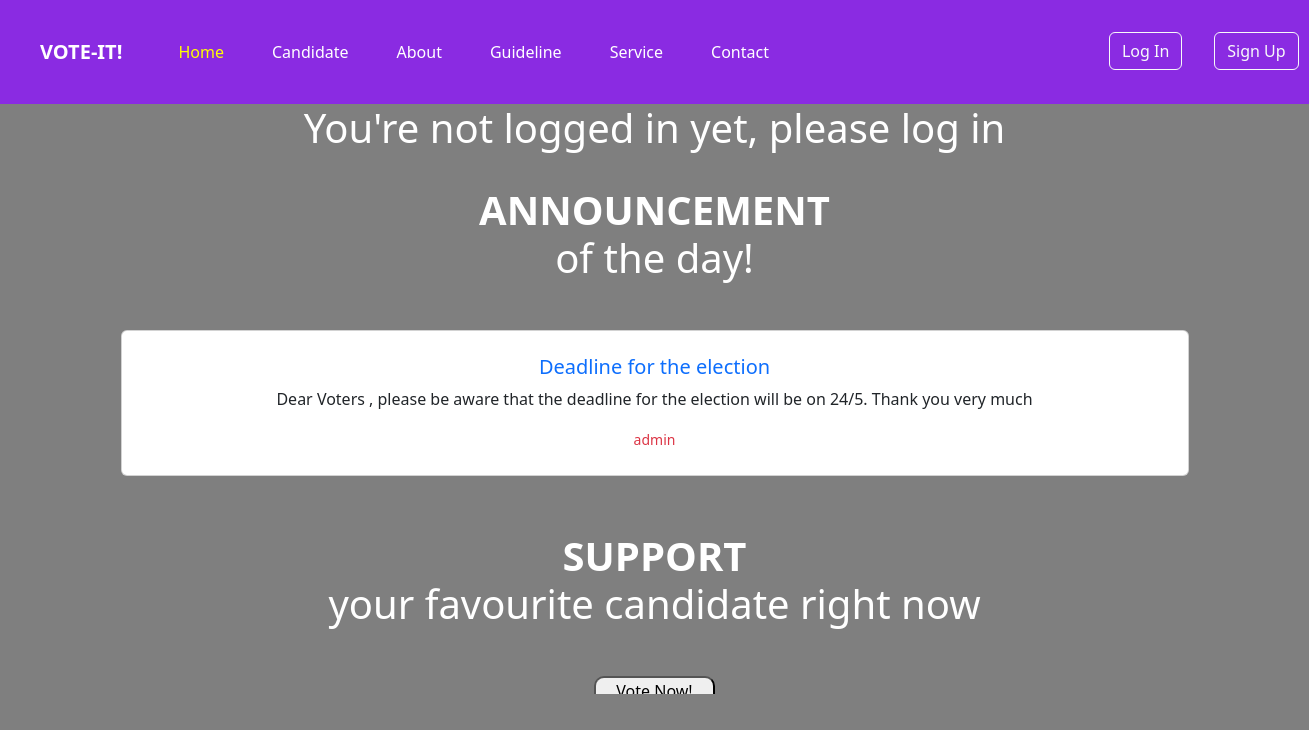
The app's page /home, older data.
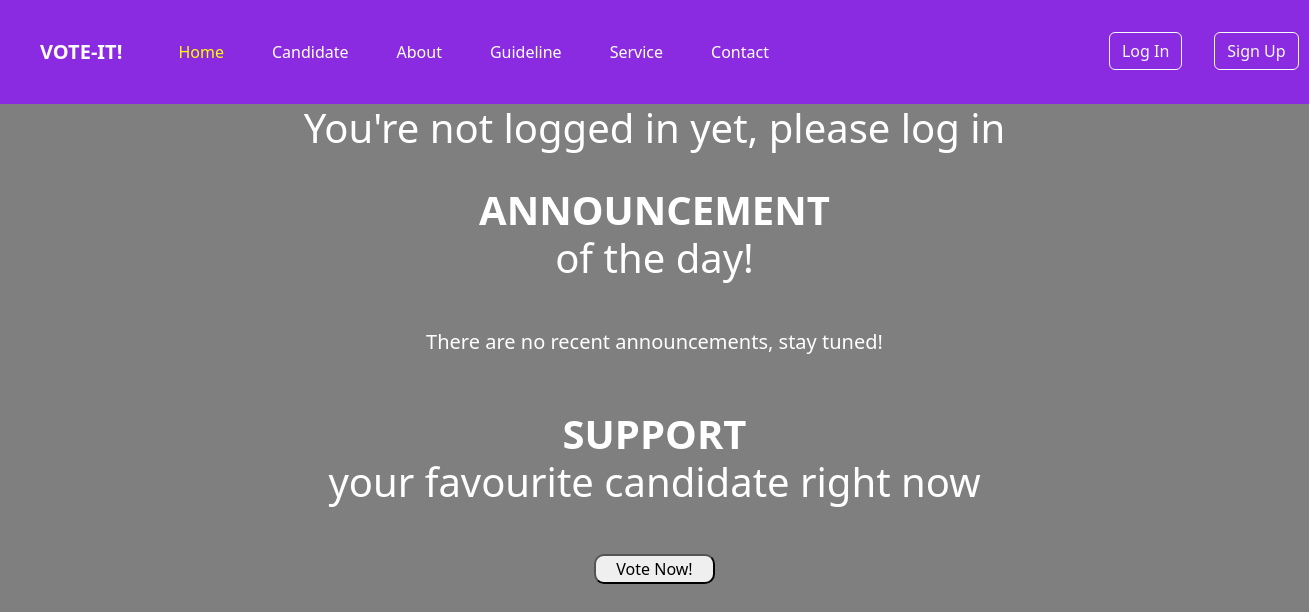
The same page, newer data.
### application/models.py (models this page shows, shortened)
class Announcement(db.Model , UserMixin):
       id = db.Column(db.Integer , primary_key = True)
       titles = db.Column(db.String(500) , unique = True , nullable = False)
       createdAt = db.Column(db.DateTime(timezone=True) , server_default=func.now())
       description = db.Column(db.Text, nullable = False)

### application/routes.py (the view)
@app.route('/')
@app.route('/home')
def home():
    announcements = Announcement.query.all()
    return render_template('home.html' , announcements = announcements )

### application/templates/home.html (shortened to what this page needs)
<!DOCTYPE html>
<html lang="en">
<head>
    <link rel="stylesheet" href="/../static/styles1.css">
    <link href="https://cdn.jsdelivr.net/npm/bootstrap@5.2.3/dist/css/bootstrap.min.css" rel="stylesheet">
</head>
<body class="home-pageWallpaper">
    <nav id="navbarBackground" class="navbar navbar-expand-lg ">
        <div class="container-fluid p-4">
            <a id="title" class="navbar-brand px-3" href="{{url_for('home')}}">VOTE-IT!</a>
            <div class="collapse navbar-collapse " id="navbarSupportedContent">
                <ul class="navbar-nav me-auto mb-2 mb-lg-0 ">
                    <li id="navSections" class="nav-item px-3">
						<a style="color: yellow;" id="Navlink" class="nav-link active" href="{{url_for('home')}}">Home</a>
                    </li>
                    <li id="navSections" class="nav-item px-3">
                        <a id="Navlink" class="nav-link" href="{{url_for('candidates')}}">Candidate</a>
                    </li>
                    <li id="navSections" class="nav-item px-3">
                        <a id="Navlink" class="nav-link" href="{{url_for('about')}}">About</a>
                    </li>
                    <li id="navSections" class="nav-item px-3 ">
                        <a id="Navlink" class="nav-link" href="{{url_for('guidelines')}}" role="button">Guideline</a>
                    </li>
                    <li id="navSections" class="nav-item px-3">
                        <a id="Navlink" class="nav-link" href="{{url_for('service')}}">Service</a>
                    </li>
                    <li id="navSections" class="nav-item px-3">
                        <a id="Navlink" class="nav-link" href="{{url_for('contact')}}">Contact</a>
                    </li>
                    {% if current_user.is_authenticated %}
                    <li id="navSections" class="nav-item px-3">
                        <button id="CurrentUserProfile" type="button" class="btn btn-primary" data-bs-toggle="modal" data-bs-target="#exampleModal" style="position: relative; left: 300px; width: 200px;">
                    {{ current_user.username }}
                        </button>
                        <div class="modal fade" id="exampleModal" tabindex="-1" aria-labelledby="exampleModalLabel" aria-hidden="true">
                            <div class="modal-dialog">
                                <div class="modal-content">
                                    <div class="modal-header">
                                        <h1 class="modal-title fs-5" id="exampleModalLabel">User Profile</h1>
                                        <button type="button" class="btn-close" data-bs-dismiss="modal" aria-label="Close"></button>
                                    </div>
                                    <div class="modal-body">
                                        <p>Username : {{ current_user.username }}</p>
                                        <p> Email : {{ current_user.email }}</p>
                                        {% if current_user.mmu_id %}
                                        <p>Role : <a class="text-danger" style="text-decoration: none;">Admin</a> </p>
                                        {% else %}
                                        <p>Role : <a class="text-success" style="text-decoration: none;">Student</a> </p>
                                        {% endif %}
                                    </div>
                                    <div class="modal-footer">
                                        <a href="{{url_for('profile')}}"><button type="button" class="btn btn-secondary" data-bs-dismiss="modal">View Profile</button></a>
                                        <a href="{{url_for('logout')}}"> <button type="button" class="btn btn-primary">Logout</button></a>
                                    </div>
                                </div>
                            </div>
                        </div>
                    </li>
                    {% else %}
                    <li id="navSections" class="nav-item px-3">
                        <a href="{{url_for('login')}}"><button class="btn btn-outline-light" style="position: relative; left: 300px;">Log In</button></a>
                    </li>
                    <li id="navSections" class="nav-item px-3">
                        <a href="{{url_for('register')}}"><button class="btn btn-outline-light" style="position: relative; left: 300px;">Sign Up</button></a>
                    </li>
                    {% endif %}
                </ul>
            </div>
        </div>
    </nav>
    <div class="homepage_content">
      <div class="text-center">
          {% if current_user.is_authenticated %}
          <h1 class="text-white p-4">Hello {{ current_user.username }}</h1>
          {% else %}
          <h1 class="text-white">You're not logged in yet, please log in</h1>
          {% endif %}
          <h1 class="announcement text-white text-center"><b>ANNOUNCEMENT</b><br>of the day!</h1>
          {% if announcements %}
          {% for announcement in announcements %}
          <div class="container p-5">
              <div class="row">
                  <div class="card text-dark mb-2 p-2">
                      <div class="card-body">
                          <a style="text-decoration: none;" href=""><h5 class="card-title text-center">{{ announcement.titles }}</h5></a>
                          <p class="card-text text-center">{{ announcement.description }}</p>
                          <p class="card-text text-center"><small class="text-center text-danger">admin</small></p>
                      </div>
                  </div>
              </div>
          </div>
          {% endfor %}
          {% else %}
          <h5 class="text-center text-white p-5">There are no recent announcements, stay tuned!</h5>
          {% endif %}
      </div>
        <h1 class="vote text-white text-center mb-5"><b>SUPPORT</b><br>your favourite candidate right now</h1>
        <div class="text-center">
            <a href="{{url_for('candidates')}}"><button class="vote_now_button">Vote Now!</button></a>
        </div>
    </div>
</body>
</html>

### application/static/styles1.css (style rules this page uses)
#title { font-weight: 700; color: white; }
#navbarBackground { background-color: blueviolet; }
#Navlink { color: white; transition: 0.7s; }
.home-pageWallpaper { background: linear-gradient(to top, rgba(0,0,0,0.5)50%,rgba(0,0,0,0.5)50%), url(https://www.mmu.edu.my/wp-content/uploads/2022/12/1280_720_2.jpeg); background-size: cover; background-position: center; background-attachment: fixed; overflow: hidden; }
.homepage_content { overflow: scroll; height: 590px; overflow-x: hidden; }
.announcement { padding-top: 2%; height: auto; margin: auto; text-align: center; }
.vote_now_button { border-radius: 10px; padding-left: 20px; padding-right: 20px; }

Row changes from the older to the newer data that the page shows:
removed Announcement: titles "Deadline for the election", description "Dear Voters , please be aware that the deadline for the election will be on 24/5. Thank you very much"
Text that changed along with them:
text now shown: "There are no recent announcements, stay tuned!"
